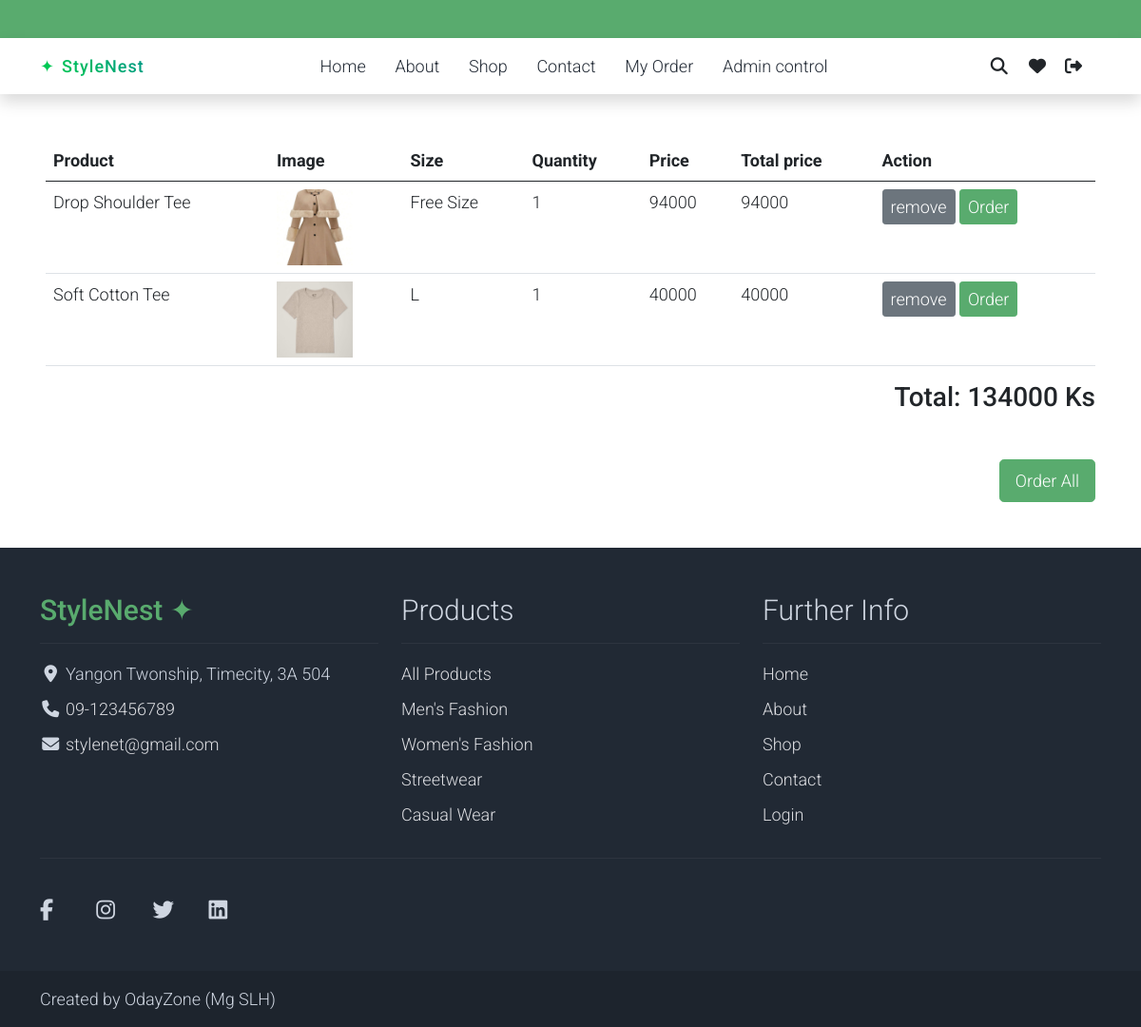
The page /cart/ (signed in) on the database as committed earlier.
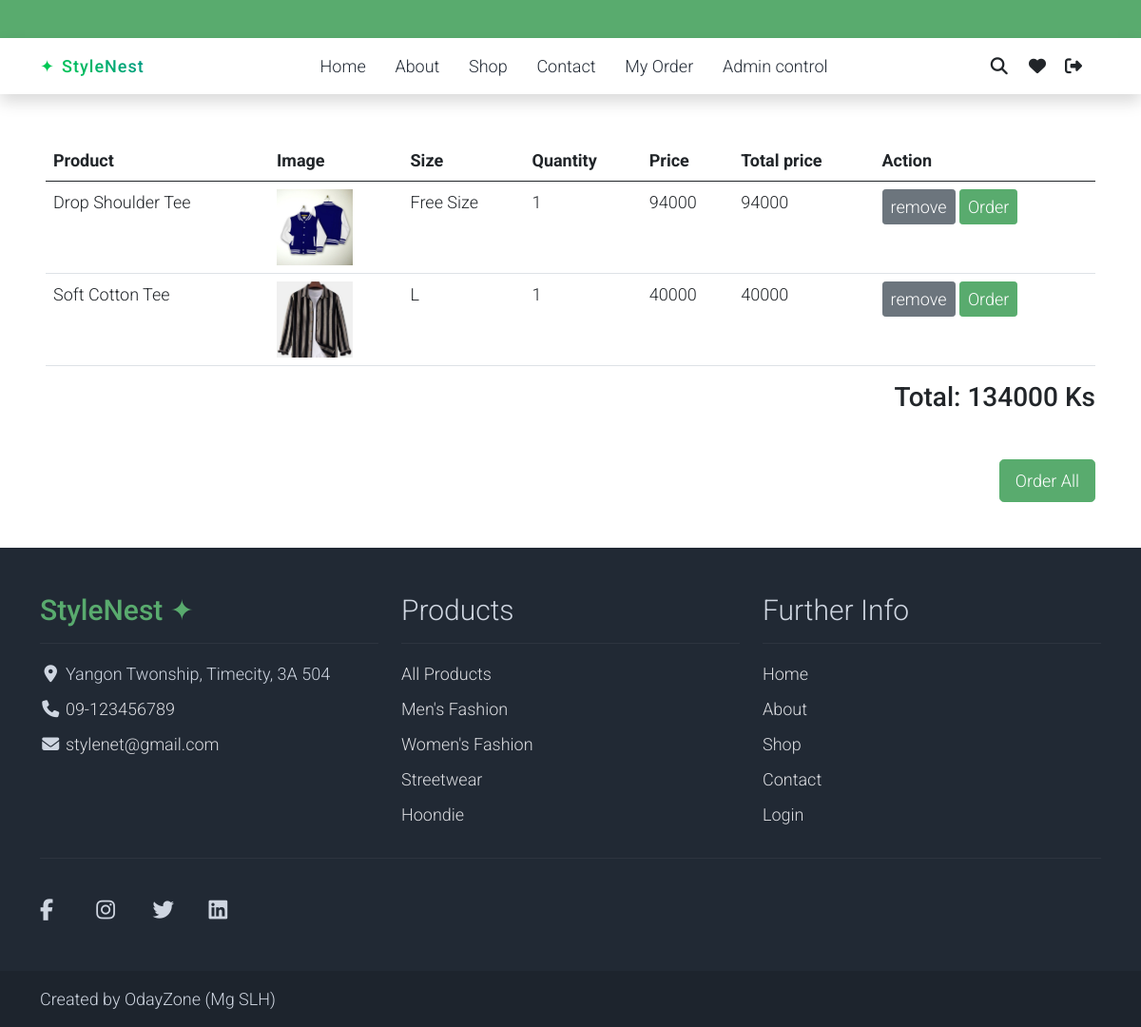
The same page on the database as committed later.
### Oday/models.py (models this page shows, shortened)
class AddToCardModel(models.Model):
    user = models.ForeignKey(User, on_delete=models.CASCADE)
    product = models.ForeignKey(CardModel, on_delete=models.CASCADE)
    size = models.CharField(max_length=10)
    quantity = models.PositiveIntegerField(default=1)
    price = models.IntegerField()
    created_at = models.DateTimeField(auto_now_add=True)
    is_seen = models.BooleanField(default=False)

class CardModel(models.Model):
    name = models.CharField(max_length=250)
    size = models.CharField(max_length=10)
    starrating = models.PositiveSmallIntegerField(default=0)
    image = models.ImageField(upload_to='brand/', blank=True, null=True)
    price = models.IntegerField(default=0)
    description = models.TextField()
    is_active = models.BooleanField(default=True)
    category = models.ForeignKey(
        CategoryModel, on_delete=models.SET_NULL, null=True, blank=True
    )
    created_at = models.DateTimeField(auto_now_add=True)
    updated_at = models.DateTimeField(auto_now=True)

class CategoryModel(models.Model):
    name = models.CharField(max_length=200)
    image = models.ImageField(upload_to="main_category", blank=True, null=True)
    is_active = models.BooleanField(default=True)
    created_at = models.DateTimeField(auto_now_add=True)
    updated_at = models.DateTimeField(auto_now=True)
    class Meta:
        verbose_name = "Category"
        verbose_name_plural = "Categories"

### Oday/views.py (the view)
# urls.py: path("cart/", views.cart_list, name="cart_list"),
@login_required(login_url="/login/")
def cart_list(request):
    if not request.user.is_authenticated:
        return redirect("/login/")
    cart_items = AddToCardModel.objects.filter(user=request.user)
    AddToCardModel.objects.filter(user=request.user, is_seen=False).update(is_seen=True)
    grand_total = 0
    for item in cart_items:
        item.total_price = item.price * item.quantity
        grand_total += item.total_price
    return render(
        request, "Addtocard_list.html", {"cart_items": cart_items, "total": grand_total}
    )

### Oday/context_processors.py (called while the page is built)
def cart_count(request):
    if request.user.is_authenticated:
        count = AddToCardModel.objects.filter(
            user=request.user,
            is_seen=False
        ).count()
    else:
        count = 0
    return {
        "cart_count": count
    }

def categories_processor(request):
    return {
        "categories": CategoryModel.objects.all()
    }

def footer_data(request):
    return {
        "footer": FooterSetting.objects.first(),
        "footer_links": FooterLink.objects.filter(is_active=True),
        "categories": CategoryModel.objects.filter(is_active=True),
    }

### templates/Addtocard_list.html
{% extends 'components/base.html' %}
{% load static %}
{% block body %}
<div class="m-5">
    <table class="table">
  <thead>
    <tr>
      <th>Product</th>
      <th>Image</th>
      <th>Size</th>
      <th>Quantity</th>
      <th>Price</th>
      <th>Total price</th>
      <th>Action</th>
    </tr>
  </thead>
  <tbody>
    {% for item in cart_items %}
    <tr>
      <td>{{ item.product.name }}</td>
      <td>
        {% if item.product.image %}
          <img src="{{ item.product.image.url }}" width="80" height="80" style="object-fit: cover;">
        {% else %}
          No Image
        {% endif %}
      </td>
      <td>{{ item.size }}</td>
      <td>{{ item.quantity }}</td>
      <td>{{ item.price }}</td>
      <td>{{ item.total_price }}</td>
      <td>
            <a href="{% url 'cart_delete' item.id %}" class="btn btn-secondary btn-sm">
                remove
            </a>
<a href="{% url 'order_single' item.id %}"
   class="btn btn-success btn-sm">
    Order
</a>
      </td>
    </tr>
    {% empty %}
    <tr>
      <td colspan="5" class="text-center">Cart is empty</td>
    </tr>
    {% endfor %}
  </tbody>
</table>
<h3 class="text-end mt-3 mr-3">
  Total: {{ total }} Ks
</h3>
</div>
<div class="text-end m-5">
    <a href="{% url 'checkout' %}" class="btn btn-success btn-lg">
        Order All
    </a>
</div>
{% endblock %}

### templates/components/footer.html (shortened to what the changed rows need)
<footer class="bg-dark" id="tempaltemo_footer">
    <div class="container">
        <div class="row">
            <div class="col-md-4 pt-5">
                <h2 class="h2 text-success border-bottom pb-3 border-light logo">
                    {% if footer %}
                        {{ footer.brand_name }}
                    {% else %}
                        StyleNest ✦
                    {% endif %}
                </h2>
            </div>
            <div class="col-md-4 pt-5">
                <h2 class="h2 text-light border-bottom pb-3 border-light">
                    Products
                </h2>
                <ul class="list-unstyled text-light footer-link-list">
                    {% for cat in categories %}
                    <li>
                        <a class="text-decoration-none"
                           href="{% url 'shop' %}?category={{ cat.name|urlencode }}">
                            {{ cat.name }}
                        </a>
                    </li>
                    {% endfor %}
                </ul>
            </div>
            <div class="col-md-4 pt-5">
                <h2 class="h2 text-light border-bottom pb-3 border-light">
                    Further Info
                </h2>
            </div>
        </div>
    </div>
</footer>

Rows that differ between the two databases and show on the page:
changed through a linked row, AddToCardModel "Free Size": product.image: a different picture
changed through a linked row, AddToCardModel "Soft Cotton Tee": product.image: a different picture
changed CategoryModel: name "Casual Wear" → "Hoondie"
